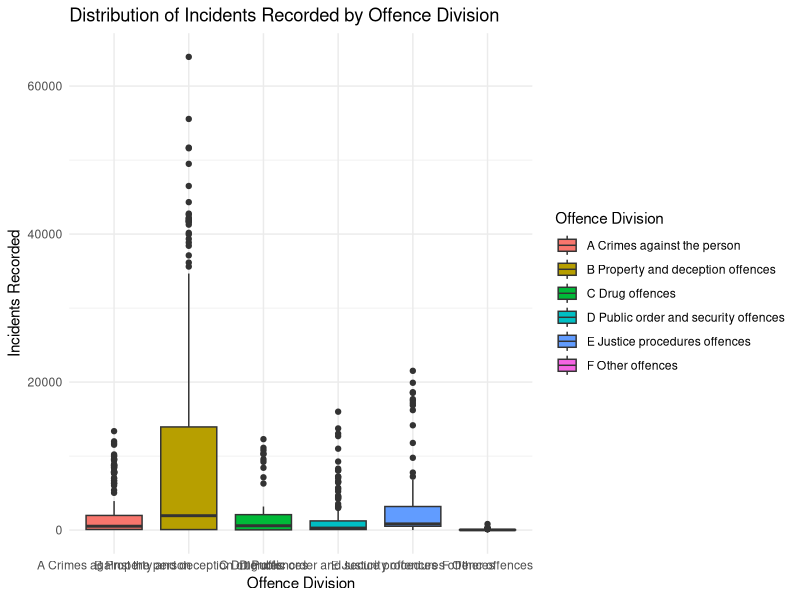

Source code (R):
## ---- chunk 1
library(readr)
library(ggplot2)
## ---- chunk 2
Data_Tutorial <- read_csv("Data_Tables_Criminal_Incidents_Visualisation_Year_Ending_December_2019.csv")
## ---- chunk 3
# Create a boxplot with ggplot
ggplot(data = Data_Tutorial, aes(x = `Offence Division`, y = `Incidents Recorded`, fill = `Offence Division`)) +
  geom_boxplot() +  # Use boxplots to visualize the distribution
  labs(title = "Distribution of Incidents Recorded by Offence Division",
       x = "Offence Division",
       y = "Incidents Recorded") +
  theme_minimal()  # Use a minimal theme
